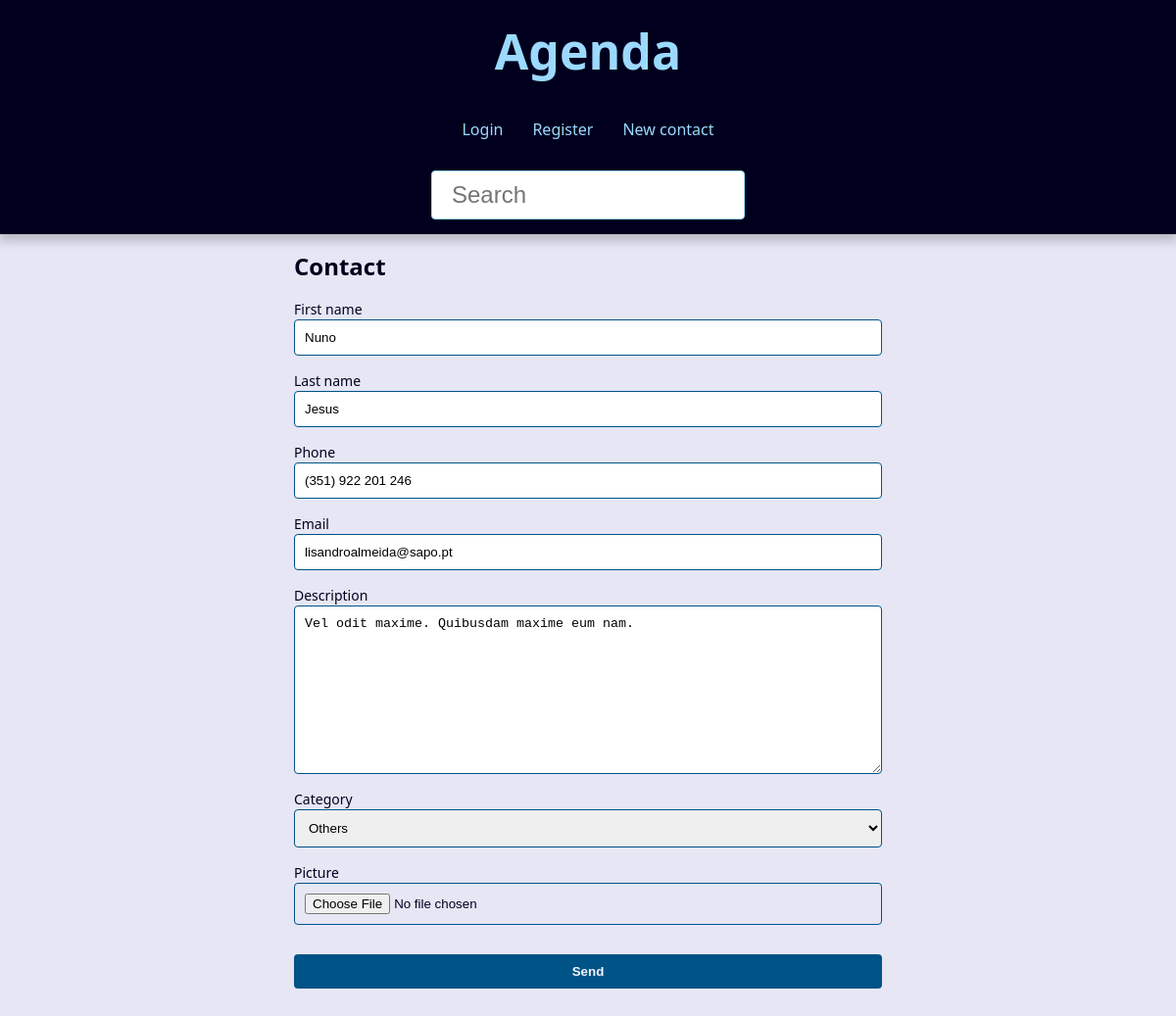
Page /7/update on the committed database.
### contact/models.py (models this page shows, shortened)
class Contact(models.Model):
    first_name = models.CharField(max_length=20)
    last_name = models.CharField(max_length=20)
    phone = models.CharField(max_length=12)
    email = models.EmailField(max_length=100,blank=True)
    created_date = models.DateTimeField(default=timezone.now)
    description = models.TextField(blank=True)
    picture = models.ImageField(blank=True,upload_to='pictures/%Y/%m/')
    category = models.ForeignKey(Category, on_delete=models.SET_NULL, blank=True, null=True)
    owner = models.ForeignKey(User, on_delete=models.SET_NULL, blank=True, null=True)
    show = models.BooleanField(default=True)

### forms.py (the view)
# urls.py: path('<int:contact_id>/update', forms.update, name="update"),
def update(request, contact_id):
    contact = get_object_or_404(Contact, pk=contact_id, show=True)
    form_action = reverse('contact:update', kwargs={'contact_id':contact_id})
    if request.method == 'POST':
        form = ContactForm(request.POST,request.FILES,instance=contact)
        if form.is_valid():
            contact = form.save()
            return redirect('contact:update', contact_id = contact.id)
    else:
        form = ContactForm(instance=contact)
    contexto = { 'form': form, 'form_action': form_action }
    return render(request,'contact/create.html',contexto)

### forms.py
class ContactForm(forms.ModelForm):
    picture = forms.ImageField(
        widget = forms.FileInput(attrs={'accept': 'image/*'})
    )
    class Meta:
        model = Contact
        fields = ('first_name','last_name','phone','email','description','category','picture')
        widgets = {
                    'first_name': forms.TextInput(
                        attrs={'class': 'class-a', 'placeholder': 'Escreva o seu primeiro nome'}
                        )
                    }

### contact/models.py (called while the page is built)
    def __str__(self):
        return f'{self.name}'

### contact/templates/contact/create.html (shortened to what this page needs)
{% extends "global/base.html" %}
{% block content %}
    <div class="form-wrapper">
        <h2>Contact</h2>
        <form action="{{ form_action }}" method="POST" enctype="multipart/form-data">
            <div class="form-content">
                {% for field in form %}
                    <div class="form-group">
                        <label for="{{ field.id_for_label}}">{{ field.label }}</label>
                        {{ field }}
                    </div>
                {% endfor %}
            </div>
            <div class="form-content">
                <div class="form-group">
                    <button class="btn" type="submit">Send</button>
                </div>
            </div>
        </form>
    </div>
{% endblock content %}

### base_static/global/css/style.css (style rules this page uses)
:root { --spacing: 1.5rem; --link-dark-color: rgb(0, 83, 134); --link-light-color: rgb(156, 217, 255); --clr-white: rgb(245, 245, 255); --clr-black: rgb(0, 0, 30); --clr-light-gray: rgb(230, 230, 245); --clr-dark-shadow-5: rgba(0, 0, 10, 5%); --clr-dark-shadow-10: rgba(0, 0, 10, 10%); --clr-dark-shadow-20: rgba(0, 0, 10, 20%); --clr-light-shadow-5: rgba(200, 200, 255, 5%); --clr-light-shadow-10: rgba(200, 200, 255, 10%); --clr-light-shadow-20: rgba(200, 200, 255, 20%); --main-page-width: 120rem; --table-min-width: 60rem; --biggest-font-size: 5rem; --bigger-font-size: 4rem; --big-font-size: 3.2rem; --medium-font-size: 2.4rem; --small-font-size: 1.6rem; --smaller-font-size: 1.4rem; --smallest-font-size: 1.2rem; --transition-fast: 300ms; --transition-medium: 600ms; --transition-slow: 1s; --default-border-radius: 4px; }
*, *::before, *::after { margin: 0; padding: 0; box-sizing: border-box; }
html { font-size: 62.5%; }
body { font-family: system-ui, -apple-system, BlinkMacSystemFont, 'Segoe UI', Roboto, Oxygen, Ubuntu, Cantarell, 'Open Sans', 'Helvetica Neue', sans-serif; line-height: 1.5; font-size: var(--small-font-size); color: var(--clr-black); -webkit-font-smoothing: antialiased; background: var(--clr-light-gray); }
.form-wrapper { max-width: 60rem; margin: var(--spacing) auto; }
.form-content { margin: var(--spacing) 0; }
.form-group { display: flex; flex-direction: column; padding-bottom: var(--spacing); }
.form-group input, .form-group textarea, .form-group select { padding: 1rem; border-radius: var(--default-border-radius); border: 1px solid var(--link-dark-color); }
.form-group label { font-size: var(--smaller-font-size); }
.btn { background-color: var(--link-dark-color); color: var(--clr-white); font-weight: bold; border: none; padding: 1rem 2rem; border-radius: var(--default-border-radius); cursor: pointer; transition: filter var(--transition-fast) ease-in-out; }

### rows in the picture
Contact: form "Nuno" "Jesus" "(351) 922 201 246" "lisandroalmeida@sapo.pt" "Vel odit maxime. Quibusdam maxime eum nam." "Others"

### other values in the picture
{{ field.label }} "First name" "Last name" "Phone" "Email" "Description" "Category" "Picture"
